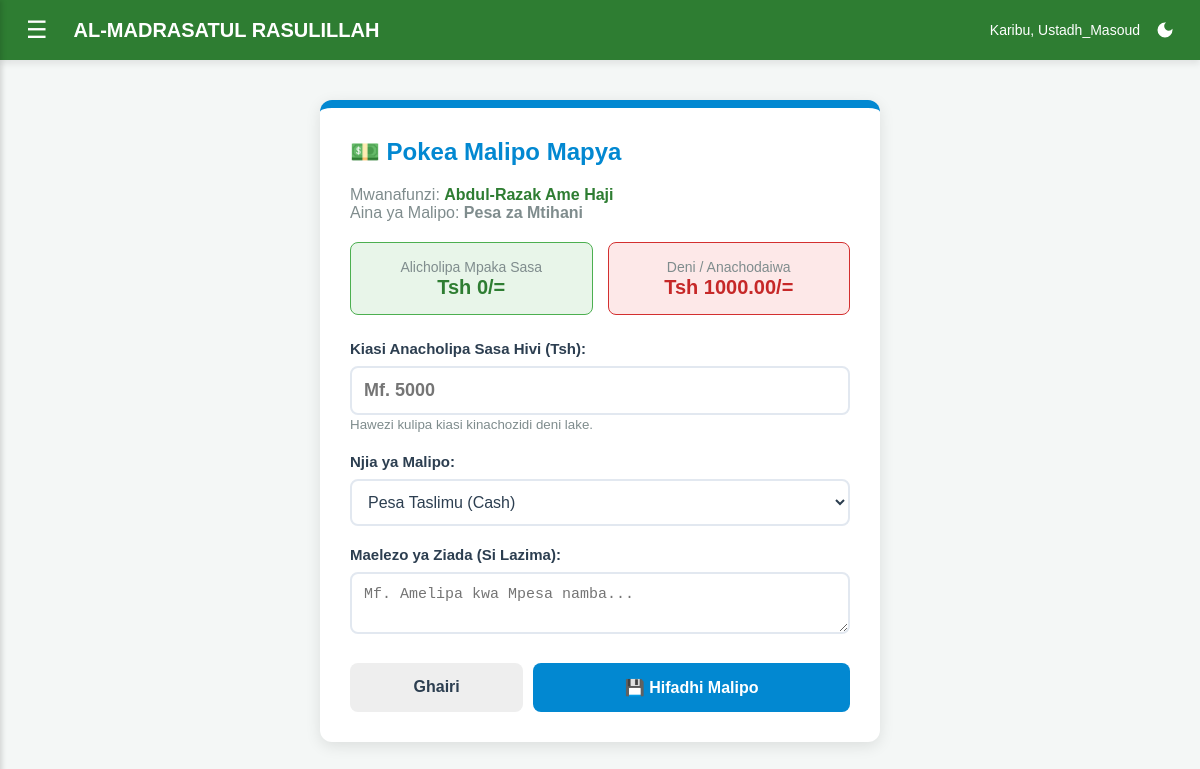
The page /madrasa/malipo/weka/162/4/ (signed in) on the database its author committed.
### usimamizi/models.py (models this page shows, shortened)
class Mwanafunzi(models.Model):
    jina_kamili = models.CharField(
        max_length=100,
        unique=True,
        error_messages={
            'unique': "Mwanafunzi with this Jina already exists.",
        }
    )
    namba_ya_usajili = models.CharField(max_length=20, unique=True, blank=True)
    tarehe_ya_kuzaliwa = models.DateField(null=True, blank=True)
    mahala_anapoishi = models.CharField(max_length=100, null=True, blank=True)
    jina_la_mzazi = models.CharField(max_length=100, null=True, blank=True)
    namba_ya_simu_mzazi = models.CharField(max_length=15, null=True, blank=True)
    jinsia = models.CharField(max_length=2, choices=[('ME', 'Mwanamume (ME)'), ('KE', 'Mwanamke (KE)')], default='ME')
    darasa = models.ForeignKey(Darasa, on_delete=models.SET_NULL, null=True, blank=True)
    programu_ya_usiku = models.ForeignKey(Somo, on_delete=models.SET_NULL, null=True, blank=True, related_name='wanafunzi_usiku', help_text="Chagua kama anasoma usiku (Acha wazi kama hasomi usiku)")
    juzuu_aliyohifadhi = models.IntegerField(default=1)
    picha = models.ImageField(upload_to='picha_za_wanafunzi/', null=True, blank=True, validators=[validate_picha])
    tarehe_ya_kujiunga = models.DateField(auto_now_add=True)

class AinaMalipo(models.Model):
    jina = models.CharField(max_length=100, help_text="Mfano: Ada ya Mwezi Aprili, Mchango wa Mtihani")
    kiasi_kinachotakiwa = models.DecimalField(max_digits=10, decimal_places=2, help_text="Kiasi kamili kinachopaswa kulipwa")
    maelezo = models.TextField(blank=True, null=True)
    tarehe_ya_kuanzishwa = models.DateField(auto_now_add=True)

### usimamizi/views.py (the view, shortened to what this page needs)
# urls.py: path('malipo/weka/<int:mwanafunzi_id>/<int:aina_id>/', views.weka_malipo, name='weka_malipo'),
@login_required(login_url='ingia')
@ruhusa_inahitajika('usimamizi.add_malipo')
def weka_malipo(request, mwanafunzi_id, aina_id):
    mwanafunzi = get_object_or_404(Mwanafunzi, id=mwanafunzi_id)
    aina_ya_malipo = get_object_or_404(AinaMalipo, id=aina_id)
    mwalimu = get_object_or_404(Mwalimu, user=request.user)
    malipo_yake = Malipo.objects.filter(mwanafunzi=mwanafunzi, aina_ya_malipo=aina_ya_malipo)
    jumla_yake = sum([p.kiasi_kilicholipwa for p in malipo_yake])
    deni = aina_ya_malipo.kiasi_kinachotakiwa - jumla_yake
    context = {
        'mwanafunzi': mwanafunzi,
        'aina_ya_malipo': aina_ya_malipo,
        'deni': deni,
        'jumla_yake': jumla_yake
    }
    return render(request, 'usimamizi/weka_malipo.html', context)

### usimamizi/views.py (called while the page is built)
def user_has_app_permission(user, *permissions):
    if not user.is_authenticated:
        return False
    if user.is_superuser:
        return True
    if Mwalimu.objects.filter(user=user, cheo='Mwalimu Mkuu').exists():
        return True
    return any(user.has_perm(permission) for permission in permissions)

def ruhusa_inahitajika(*permissions):
    def decorator(view_func):
        @wraps(view_func)
        def wrapper(request, *args, **kwargs):
            if user_has_app_permission(request.user, *permissions):
                return view_func(request, *args, **kwargs)
            raise PermissionDenied
        return wrapper
    return decorator

### usimamizi/templates/usimamizi/weka_malipo.html (shortened to what this page needs)
{% extends 'usimamizi/base.html' %}
{% load static %}
{% block extra_css %}
<link rel="stylesheet" href="{% static 'usimamizi/css/pages/weka_malipo.css' %}?v=20260706a">
{% endblock %}
{% block maudhui %}
<div class="weka_malipo-inline-1">
    <div class="weka_malipo-inline-2">
        <h2 class="weka_malipo-inline-3">💵 Pokea Malipo Mapya</h2>
        <p class="weka_malipo-inline-4">
            Mwanafunzi: <b class="weka_malipo-inline-5">{{ mwanafunzi.jina_kamili }}</b><br>
            Aina ya Malipo: <b>{{ aina_ya_malipo.jina }}</b>
        </p>
        <div class="weka_malipo-inline-6">
            <div class="weka_malipo-inline-7">
                <span class="weka_malipo-inline-8">Alicholipa Mpaka Sasa</span><br>
                <b class="weka_malipo-inline-9">Tsh {{ jumla_yake }}/=</b>
            </div>
            <div class="weka_malipo-inline-10">
                <span class="weka_malipo-inline-8">Deni / Anachodaiwa</span><br>
                <b class="weka_malipo-inline-11">Tsh {{ deni }}/=</b>
            </div>
        </div>
        <form method="POST" action="">
            <div class="weka_malipo-inline-12">
                <label class="weka_malipo-inline-13">Kiasi Anacholipa Sasa Hivi (Tsh):</label>
                <input type="number" name="kiasi" max="{{ deni }}" required placeholder="Mf. 5000" class="weka_malipo-inline-14">
                <small class="weka_malipo-inline-15">Hawezi kulipa kiasi kinachozidi deni lake.</small>
            </div>
            <div class="weka_malipo-inline-12">
                <label class="weka_malipo-inline-13">Njia ya Malipo:</label>
                <select name="njia" required class="weka_malipo-inline-16">
                    <option value="Cash">Pesa Taslimu (Cash)</option>
                </select>
            </div>
            <div class="weka_malipo-inline-17">
                <label class="weka_malipo-inline-13">Maelezo ya Ziada (Si Lazima):</label>
                <textarea name="maelezo" rows="2" placeholder="Mf. Amelipa kwa Mpesa namba..." class="weka_malipo-inline-18"></textarea>
            </div>
            <div class="weka_malipo-inline-19">
                <a href="{% url 'malipo' %}?aina={{ aina_ya_malipo.id }}" class="weka_malipo-inline-20">Ghairi</a>
                <button type="submit" class="weka_malipo-inline-21">💾 Hifadhi Malipo</button>
            </div>
        </form>
    </div>
</div>
{% endblock %}

### usimamizi/templates/usimamizi/base.html (shortened to what this page needs)
{% load static %}
<!DOCTYPE html>
<html lang="sw">
<head>
    <link rel="stylesheet" href="{% static 'usimamizi/css/base.css' %}?v=20260706a">
    {% block extra_css %}{% endblock %}
</head>
<body>
<div class="header">
    <button class="menu-btn" onclick="openNav()">☰</button>
    <h2>AL-MADRASATUL RASULILLAH</h2>
    <div class="user-actions">
        <span class="user-greeting">Karibu, {{ request.user.username }}</span>
        <button class="theme-switch" onclick="toggleTheme()" id="themeBtn" title="Badili Muonekano"></button>
    </div>
</div>
<div class="main-content" id="main">
    {% block maudhui %}{% endblock %}
</div>
</body>
</html>

### usimamizi/static/usimamizi/css/base.css (style rules this page uses)
:root { color-scheme: light; --primary: #2E7D32; --primary-color: var(--primary); --primary-hover: #1b5e20; --secondary: #0288D1; --accent: #673ab7; --warning: #f57c00; --danger: #d32f2f; --success: #388e3c; --female: #c2185b; --hifdhu-accent: var(--secondary); --nav-bg: #2E7D32; --nav-hover-bg: #2E7D32; --sidebar-bg: #1b5e20; --sidebar-submenu-bg: #144d18; --bg-body: #f4f7f6; --bg-color: var(--bg-body); --card-bg: #ffffff; --surface-bg: #ffffff; --surface-muted: #f8fafc; --table-header: #f8fafc; --hover-bg: #f8fafc; --input-bg: #ffffff; --text-main: #2c3e50; --text-muted: #7f8c8d; --text-normal: #444444; --text-faint: #888888; --title-color: #1b5e20; --subtitle-color: #666666; --text-on-primary: #ffffff; --border-color: #e2e8f0; --focus-ring: rgba(46, 125, 50, 0.15); --shadow-color: rgba(0, 0, 0, 0.08); --shadow-strong: rgba(0, 0, 0, 0.14); --tangazo-bg: #f1f8e9; --badge-bg: #e8f5e9; --success-bg: #e8f5e9; --success-text: #1b5e20; --success-border: #a5d6a7; --info-bg: #e3f2fd; --info-text: #0d47a1; --info-border: #90caf9; --warning-bg: #fff8e1; --warning-text: #8d6e00; --warning-border: #ffe082; --danger-bg: #fde8e8; --danger-text: #c62828; --danger-border: #f8b4b4; --button-bg: var(--primary); --button-bg-hover: var(--primary-hover); --button-text: var(--text-on-primary); --button-secondary-bg: var(--secondary); --button-muted-bg: #eeeeee; --form-accent: var(--primary); --form-focus-shadow: var(--focus-ring); --form-button-shadow: rgba(46, 125, 50, 0.2); }
* { box-sizing: border-box; }
body { margin: 0; font-family: Arial, sans-serif; background-color: var(--bg-body); color: var(--text-main); transition: background-color 0.25s ease, color 0.25s ease; }
a { color: inherit; }
.header { background-color: var(--nav-bg); color: var(--text-on-primary); padding: 15px 20px; display: flex; align-items: center; box-shadow: 0 4px 6px var(--shadow-color); position: sticky; top: 0; z-index: 10; transition: background-color 0.25s ease, border-color 0.25s ease; }
.menu-btn { font-size: 24px; cursor: pointer; background: none; border: none; color: var(--text-on-primary); margin-right: 20px; }
.header h2 { margin: 0; font-size: 20px; flex: 1; white-space: nowrap; overflow: hidden; text-overflow: ellipsis; }
.main-content { padding: 20px; transition: margin-left .3s; }
input, textarea, select { background-color: var(--input-bg); color: var(--text-main); border-color: var(--border-color); }
button, .btn, [class^="btn-"], [class*=" btn-"] { transition: background-color 0.2s ease, border-color 0.2s ease, color 0.2s ease, transform 0.2s ease; }
.user-actions { display: flex; align-items: center; gap: 10px; }
.theme-switch { background: transparent; border: none; cursor: pointer; display: flex; align-items: center; justify-content: center; padding: 5px; outline: none; transition: transform 0.2s ease; }
.user-greeting { font-weight: 500; font-size: 14px; color: #ffffff; white-space: nowrap; }

### rows shown on the page
Mwanafunzi: jina_kamili "Abdul-Razak Ame Haji"
AinaMalipo: jina "Pesa za Mtihani"

### other values the page prints
{{ request.user.username }} "Ustadh_Masoud"
{{ jumla_yake }} "0"
{{ deni }} "1000.00"
